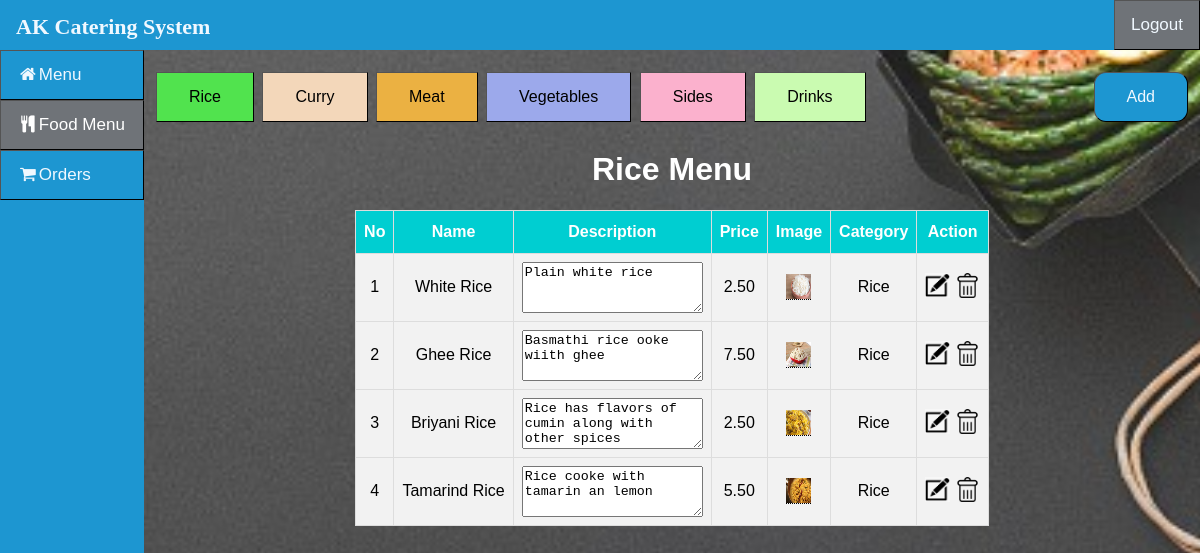
The page /Staff/Menu.php?category=1 (signed in) on the database its author committed.
### tables this page shows
CREATE TABLE `menu` (
  `id` int(9) NOT NULL,
  `name` varchar(255) NOT NULL,
  `description` varchar(400) NOT NULL,
  `price` float(8,2) NOT NULL,
  `image` varchar(255) DEFAULT NULL,
  `category` int(9) NOT NULL
);

### Staff/Menu.php (the view, shortened to what this page needs)
<?php
if(isset ($_SESSION["username"]))
{	include "Header.php";
	$category = $_SESSION['ownerCategory'];?>
<!DOCTYPE html>
<html>
<head>
</head>
<body>
	<div class="main">
	<div class="sort">
		<a href="MenuAdd.php" style="background-color: #1D96D1;float: right;color: aliceblue;border-radius: 12px;" class="button button2">Add</a>
		<a href="Menu.php?category=1" style="background-color: #51e34e;" class="button button2">Rice</a>
		<a href="Menu.php?category=2" style="background-color: #f3d7ba;" class="button button2">Curry</a>
		<a href="Menu.php?category=3" style="background-color: #ebb142;" class="button button2">Meat</a>
		<a href="Menu.php?category=4" style="background-color: #9ca9eb;" class="button button2">Vegetables</a>
		<a href="Menu.php?category=5" style="background-color: #fbb1cd;" class="button button2">Sides</a>
		<a href="Menu.php?category=6" style="background-color: #cafbb1;" class="button button2">Drinks</a>
	</div>
<?php
	if(isset($_GET['category']))
	{
		if($_GET['category']==1){
			$queryGet = "select * from menu WHERE category = 1";
			$resultGet = mysqli_query($link,$queryGet);
			echo "<h1 align='center'>Rice Menu</h1>";
		}
	}
	else{
		$queryGet = "select * from menu ORDER BY category ASC";
		$resultGet = mysqli_query($link,$queryGet);
		echo "<h1 align='center'>All Menu</h1>";
	}
	if(!$resultGet)
	{
		die ("Invalid Query - get Items List: ". mysqli_error($link));
	}
	else
	{?>
	<table id="table" border="1" align="center">
		<tr>
			<th>No</th>
			<th>Name</th>
			<th>Description</th>
			<th>Price</th>
			<th>Image</th>
			<th>Category</th>
			<th>Action</th>
		</tr>
<?php	$no=1;
		while($row= mysqli_fetch_array($resultGet, MYSQLI_BOTH))
		{
		?>
		<tr>
			<td><?php echo $no;?></td>
			<td><?php echo $row['name'];?></td>
			<td><textarea rows="3" col="2"><?php echo $row['description'];?></textarea></td>
			<td><?php echo $row['price'];?></td>
			<td>
			<?php
				if($row['image'] == NULL){
					echo $row['image'];
				}
				else{?>
					<div class="tooltip"><a href="../MenuIMG/<?php echo $row['image'];?>" target=”_blank”>
						<img border="0" alt="editB" src="../MenuIMG/<?php echo $row['image'];?>" width="25" height="25">
						</a>
					</div><?php	}?>
			</td>
			<td><?php
				if($row['category']=="1")	echo "Rice";
			?></td>
			<td>
				<a href="MenuEdit.php?id=<?php echo $row['id'];?>">
				<img border="0" alt="editB" src="../CSS/btn/editB.png" width="25" height="25"></a>
				<a href="../Admin/Delete.php?sMenuID=<?php echo $row['id'];?>" onclick="return confirm('Are you sure?')">
				<img border="0" alt="editB" src="../CSS/btn/delB.png" width="25" height="25"></a>
			</td>
		</tr>
			<?php	$no++;	}?>
	</table>
<?php
	}
}
else	{
	echo "No session exists or session has expired. Please log in again ";
	echo "Page will be redirect in 5 seconds";
	header('Refresh: 5; ../Auth/Login.php');
}
?>
</div>
</body>
</html>

### css/topNav.css (style rules this page uses)
* { box-sizing: border-box; }
body { margin: 0; font-family: Arial, Helvetica, sans-serif !important; background-image: url("bc.jpg"); background-position: center; background-size: cover; background-attachment: fixed; position:absolute; top:10%; max-width: -webkit-fill-available; right: 0px; left: 0px; }
h1, h2 { text-align:center; color:white; }
.button { background-color: #4CAF50; border: solid; color: black; padding: 15px 32px; text-align: center; text-decoration: none; display: inline-block; font-size: 16px; margin: 4px 2px; cursor: pointer; -webkit-transition-duration: 0.4s; transition-duration: 0.4s; border-width:thin; border-color:black; border-style: outset; }
#table { font-family: "Trebuchet MS", Arial, Helvetica, sans-serif; border-collapse: collapse; margin-bottom : 50px; }
#table td, #table th { border: 1px solid #ddd; padding: 8px; text-align: center; max-width: auto; }
#table img { text-align: center; max-width: auto; }
#table tr { background-color: #f2f2f2; }
#table th { padding-top: 12px; padding-bottom: 12px; text-align: center; background-color: #00CED1; color: white; max-width: auto; background-position: center; }

### Staff/Header.php (style rules this page uses)
body { font-family: "Lato", sans-serif; }
.main { margin-left: 12%; padding: 0px 10px; margin-top:-30px; }

### Staff/Menu.php (style rules this page uses)
.sort { position: relative; float:right; display: inline; width: 100%; margin-top: -25px; margin-bottom: 25px; font: black; }
.tooltip { position: relative; display: inline-block; border-bottom: 1px dotted black; }

### rows shown on the page
menu: name "White Rice", description "Plain white rice", price "2.50", image (picture), category "Rice"
menu: name "Ghee Rice", description "Basmathi rice ooke wiith ghee", price "7.50", image (picture), category "Rice"
menu: name "Briyani Rice", description "Rice has flavors of cumin along with other spices", price "2.50", image (picture), category "Rice"
menu: name "Tamarind Rice", description "Rice cooke with tamarin an lemon", price "5.50", image (picture), category "Rice"
